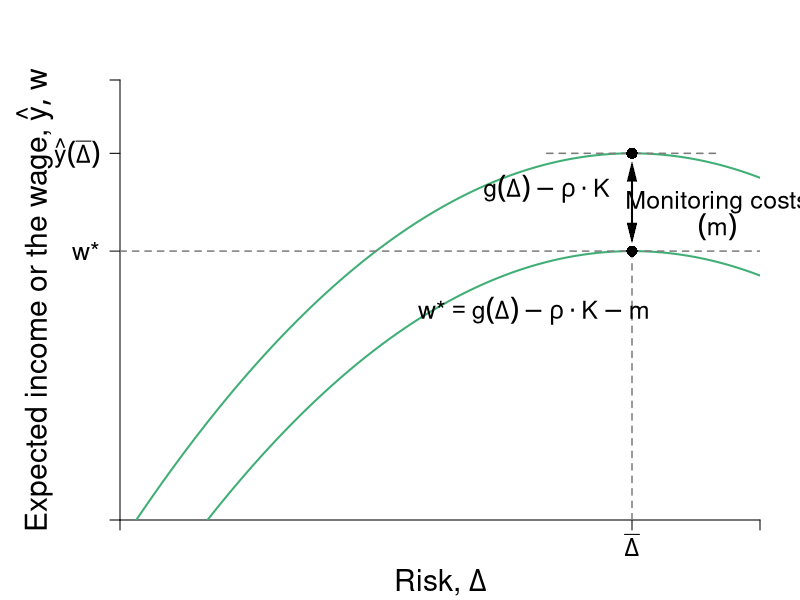

Source code (R):
require(shape)
pdf(file = "capitalism/risk_contrast_monitoring.pdf", width = 9, height = 7)

#Set parameters for graphics
axislabelsize <- 1.8
labelsize <- 1.5
namesize <- 1.8
annotatesize <- 1.5
graphlinewidth <- 2
segmentlinewidth <- 1.5

a <- c(2, 4, 6)


COL <- c("#7fc97f", "#beaed4", "#fdc086", "#ffff99", "#386cb0", "#f0027f", "#bf5b17", "#666666")
COLA <- c("#e0f3db", "#99d8c9","#66c2a4","#41ae76", "#238b45", "#005824")
COLB <- c("#c6dbef", "#4eb3d3", "#2b8cbe", "#0868ac","#084081")
COLC <- c("#fcfbfd", "#efedf5", "#dadaeb", "#bcbddc", "#9e9ac8", "#807dba", "#6a51a3", "#54278f", "#3f007d")
grays <- gray.colors(25, start = 1, end = 0, alpha = 1)

par(mar =  c(4, 6, 4, 2))
xlims <- c(0, 15)
ylims <- c(0, 18)

riskreturn <- function(g, int1 = 14, int2 = 4, coeff = 1/3){
  int1 - (int2 - (coeff)*g)^2
}

uA <- function(y, g, slope = 0.5){
  y + y*g  - slope*g^2
}

indiffA <- function(g, intercept = 3, slope1 = 0.25, slope2 = 0.12){
  intercept  + slope1*g + slope2*g^2
}

indiffA2 <- function(g, intercept = 3, slope1 = 0.25, slope2 = 0.05){
  intercept  + slope1*g + slope2*g^2
}

#Plot command 
plot(0, 0, xlim = xlims, ylim = ylims, 
     type = "n",
     xlab = expression(paste("")),
     ylab = expression(paste("")), 
     axes = FALSE,
     # xlab = expression(paste("Bob's Payoff, ", u^B)),
     # ylab = expression(paste("Alfredo's Payoff, ", u^A)),
     #xaxt = "n", 
     #yaxt = "n", 
     cex.lab = axislabelsize, 
     bty = "n", 
     xaxs="i", 
     yaxs="i"
)


#Customize ticks and labels for the plot
# ticksy <- seq(ylims[1], ylims[2], 3)
# ylabels <- seq(ylims[1], ylims[2], 3)
# ticksx <- seq(xlims[1], xlims[2], 5)
# xlabels <- seq(xlims[1], xlims[2], 5)
ticksx <- c(0, 12, xlims[2])
xlabels <- c(NA, expression(paste( bar(Delta) )), NA)
ticksy <- c(0, 11, riskreturn(int1 = 15, g = 12), ylims[2])
ylabels <- c(NA, expression(paste(w,"*")), expression(paste(hat(y)(bar(Delta)))), NA)

axis(1, at = ticksx, pos = 0, labels = xlabels, cex.axis = labelsize)
axis(2, at = ticksy, pos = 0, labels = ylabels, las = 1, cex.axis = labelsize)

#Axis labels and draw linear utility function
mtext(expression(paste("Risk, ", Delta)), side = 1, line = 3, cex = axislabelsize)
text(-2, 0.5*ylims[2], expression(paste("Expected income or the wage, ", list(hat(y), w))), xpd = TRUE, cex = axislabelsize, srt = 90) 


npts <- 500 
xx1 <- seq(xlims[1], xlims[2], length.out = npts)
#lines(xx1, riskreturn(xx1, int1 = 5.7), col = COLA[4], lwd = graphlinewidth, lty = 1)
lines(xx1, riskreturn(xx1, int1 = 11), col = COLA[4], lwd = graphlinewidth, lty = 1)
lines(xx1, riskreturn(xx1, int1 = 15), col = COLA[4], lwd = graphlinewidth, lty = 1)
# lines(xx1, indiffA(xx1, intercept = 4.4), col = COLB[3], lwd = graphlinewidth, lty = 1)
# lines(xx1, indiffA(xx1, intercept = 8), col = COLB[3], lwd = graphlinewidth, lty = 1)
# lines(xx1, indiffA2(xx1, intercept = 7.1), col = COLB[5], lwd = graphlinewidth, lty = 1)
# lines(xx1, indiffA2(xx1, intercept = 10), col = COLB[5], lwd = graphlinewidth, lty = 1)

#Add points a, b, c and d
segments(12, 0, 12, riskreturn(int1 = 11, g = 12), lty = 2, col = grays[20], lwd = segmentlinewidth)
segments(10, riskreturn(int1 = 15, g = 12), 14, riskreturn(int1 = 15, g = 12), lty = 2, col = grays[20], lwd = segmentlinewidth)
#text(5.6 + 0.25, riskreturn(g = 5.6) - 0.3, expression(A), cex = labelsize)
# 


# segments(7.5, 0, 7.5, riskreturn(g = 7.5) , lty = 2, col = "gray", lwd = segmentlinewidth)
# segments(0, riskreturn(g = 7.5) , 7.5, riskreturn(g = 7.5) , lty = 2, col = "gray", lwd = segmentlinewidth)
# points(7.5, riskreturn(g = 7.5) , pch = 16, col = "black", cex = 1.5)
# text(7.5 + 0.25, riskreturn(g = 8) - 1, expression(B), cex = labelsize)

#Segment for next best wage offer
segments(0, 11, xlims[2], 11, lty = 2, col = grays[20], lwd = segmentlinewidth)


points(12, riskreturn(int1 = 15, g = 12), pch = 16, col = "black", cex = 1.5)

points(12, riskreturn(int1 = 11, g = 12), pch = 16, col = "black", cex = 1.5)




#Label risk return schedule
text(10, riskreturn(g = 14), expression(paste(g(Delta) - rho%.%K) ), cex = labelsize)

text(9.7, riskreturn(int1 = 11, g = 14)-2, expression(paste(w,"*",phantom()==g(Delta)-rho%.%K-m) ), cex = labelsize)

Arrows(12, riskreturn(int1 = 15, g = 12) - 0.75, 12, riskreturn(int1 = 11, g = 12) + 0.75, col = "black", lty = 1, lwd = 2, arr.type = "triangle", arr.lwd = 0.5, code = 3)
text(14, 13, expression(paste("Monitoring costs")), cex = labelsize, xpd = TRUE)
text(14, 12, expression(paste((m))), cex = labelsize, xpd = TRUE)

#Label value functions
# text(12.2, 17, expression(v[1]^B), cex = labelsize)
# text(10.1, 17, expression(v[2]^B), cex = labelsize)
# text(8.8, 17, expression(v[1]^A), cex = labelsize)
# text(7.2, 17, expression(v[2]^A), cex = labelsize)


dev.off()
